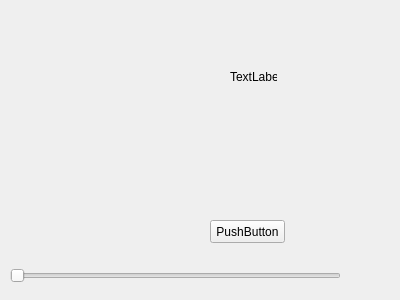
<?xml version="1.0" encoding="UTF-8"?>
<ui version="4.0">
 <class>Form</class>
 <widget class="QWidget" name="Form">
  <property name="geometry">
   <rect>
    <x>0</x>
    <y>0</y>
    <width>400</width>
    <height>300</height>
   </rect>
  </property>
  <property name="windowTitle">
   <string>Form</string>
  </property>
  <widget class="QPushButton" name="pushButton">
   <property name="geometry">
    <rect>
     <x>210</x>
     <y>220</y>
     <width>75</width>
     <height>23</height>
    </rect>
   </property>
   <property name="text">
    <string>PushButton</string>
   </property>
  </widget>
  <widget class="QSlider" name="horizontalSlider">
   <property name="geometry">
    <rect>
     <x>10</x>
     <y>260</y>
     <width>331</width>
     <height>31</height>
    </rect>
   </property>
   <property name="orientation">
    <enum>Qt::Horizontal</enum>
   </property>
  </widget>
  <widget class="QLabel" name="label">
   <property name="geometry">
    <rect>
     <x>230</x>
     <y>70</y>
     <width>47</width>
     <height>14</height>
    </rect>
   </property>
   <property name="text">
    <string>TextLabel</string>
   </property>
  </widget>
 </widget>
 <resources/>
 <connections/>
</ui>
